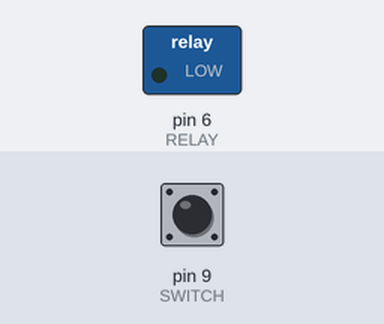
The sketch below on a simulated Arduino Uno, built with avr-gcc and run on an emulated ATmega328P. On the bench: switched loads named in the sketch (green lamp = pin HIGH). Dashed ring = blinking. The test bench sets the inputs (shaded band); at power-on: pin 9 (SWITCH) HIGH.

Above: at 1.2 s.
1.3 s: pin 9 (SWITCH) pulled LOW for 1 s
At 1.55 s:
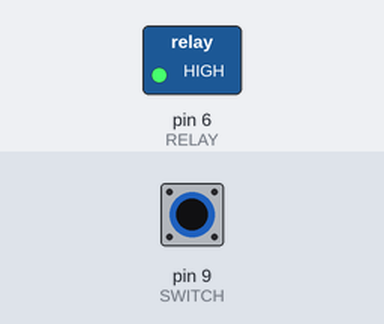
3.8 s: pin 9 (SWITCH) pulled LOW for 3.2 s
At 7.4 s:
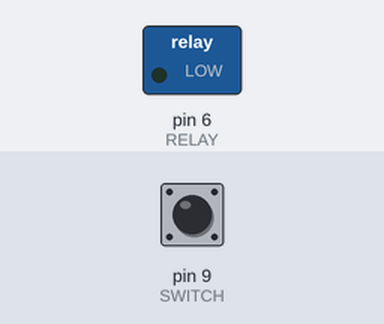
8.5 s: pin 9 (SWITCH) pulled LOW for 0.3 s
At 10.0 s:
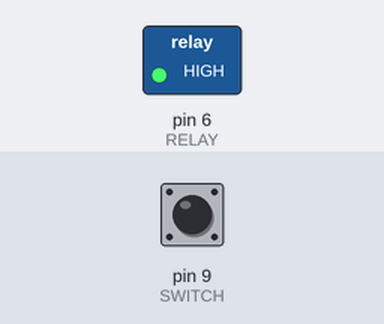
Timing chart, 0 to 11.5 s (numbered marks = the images above; inputs shaded):
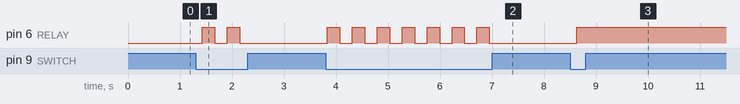

The sketch:

BT_Stand_controll.ino
```cpp
#include <SoftwareSerial.h>
#include<util/delay.h>

#define RX_PIN 4
#define TX_PIN 5
#define RELAY 6
#define SWITCH 9
#define DELAY 230

SoftwareSerial BT(RX_PIN, TX_PIN);
int BT_Data;

void setup(){
  BT.begin(9600);
  pinMode(RELAY, OUTPUT);
  digitalWrite(RELAY, LOW);
  pinMode(SWITCH, INPUT_PULLUP);
}

void loop(){

  if (BT.available()){
    BT_Data = BT.read();
    if (BT_Data == '1'){digitalWrite(RELAY, HIGH);}
    if (BT_Data == '2'){digitalWrite(RELAY, LOW);}}

  _delay_ms(DELAY); // 디바운싱을 위해서 해준다
  if (digitalRead(SWITCH) == LOW){digitalWrite(RELAY, !digitalRead(RELAY));}

  delay(10);
}
```

Measured:
- after the input at 1.3 s, pin 6 (RELAY): alternates HIGH for 0.24 s and LOW for 0.24 s, 4 changes in all, then stays LOW, starting after 0.13 s
- after the input at 3.8 s, pin 6 (RELAY): alternates HIGH for 0.24 s and LOW for 0.24 s, 14 changes in all, then stays LOW, starting at once
- after the input at 8.5 s, pin 6 (RELAY): LOW → HIGH after 0.13 s
